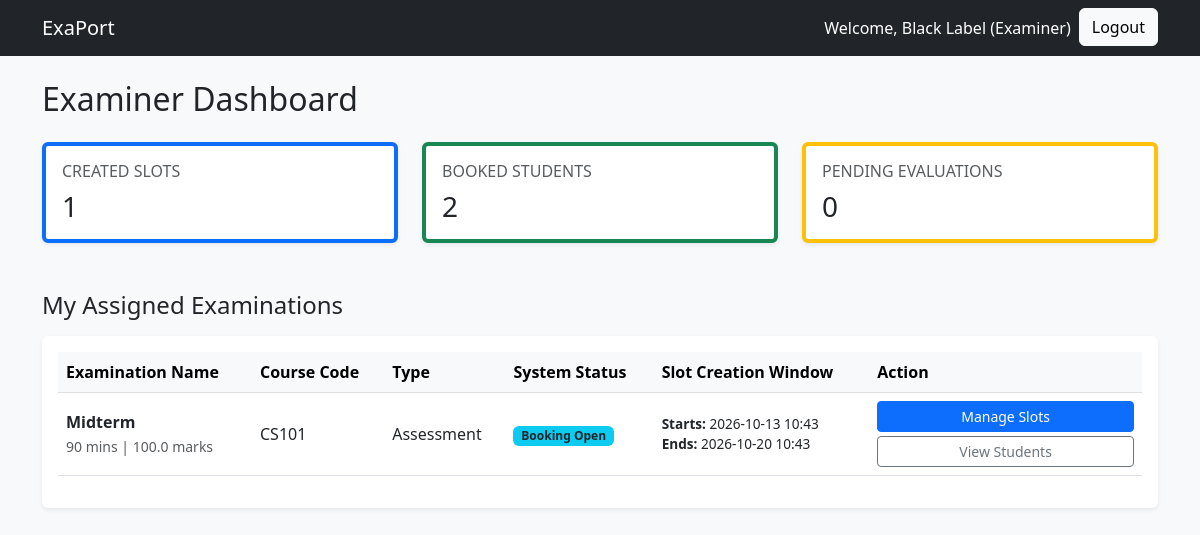
The page /examiner/dashboard (signed in) on the database its author committed.
### models.py (models this page shows)
class User(db.Model, UserMixin):
    __tablename__ = 'users'
    id = db.Column(db.Integer, primary_key=True)
    username = db.Column(db.String(80), unique=True, nullable=False)
    password_hash = db.Column(db.String(256), nullable=False)
    role = db.Column(db.String(20), nullable=False) # 'Admin', 'Examiner', 'Student'
    examiner_profile = db.relationship('ExaminerProfile', backref='user', uselist=False, cascade="all, delete-orphan")
    slots = db.relationship('ExaminationSlot', backref='examiner', lazy=True)
    bookings = db.relationship('Booking', backref='student', lazy=True)

class Examination(db.Model):
    __tablename__ = 'examinations'
    exam_id = db.Column(db.Integer, primary_key=True)
    course_id = db.Column(db.Integer, db.ForeignKey('courses.course_id'), nullable=False)
    exam_name = db.Column(db.String(100), nullable=False)
    exam_type = db.Column(db.String(50), nullable=False) # Viva, Practical, Project Demo, Assessment
    duration = db.Column(db.Integer, nullable=False) # Duration in minutes
    max_marks = db.Column(db.Float, nullable=False)
    slot_creation_start_date = db.Column(db.DateTime, nullable=False)
    slot_creation_end_date = db.Column(db.DateTime, nullable=False)
    slot_booking_start_date = db.Column(db.DateTime, nullable=False)
    slot_booking_end_date = db.Column(db.DateTime, nullable=False)
    status = db.Column(db.String(20), default='Draft') # Draft, Slot Creation, Booking Open, Closed, Completed
    rubrics = db.relationship('ExaminationRubric', backref='examination', lazy=True, cascade="all, delete-orphan")
    slots = db.relationship('ExaminationSlot', backref='examination', lazy=True, cascade="all, delete-orphan")
    assigned_examiners = db.relationship('User', secondary=exam_assignments, lazy='subquery',
        backref=db.backref('assigned_exams', lazy=True))

class Course(db.Model):
    __tablename__ = 'courses'
    course_id = db.Column(db.Integer, primary_key=True)
    course_code = db.Column(db.String(20), unique=True, nullable=False)
    course_name = db.Column(db.String(100), nullable=False)
    description = db.Column(db.Text, nullable=True)
    status = db.Column(db.String(20), default='Active') # Active, Inactive
    examinations = db.relationship('Examination', backref='course', lazy=True, cascade="all, delete-orphan")

### app.py (the view)
@app.route('/examiner/dashboard')
@login_required
@role_required('Examiner')
def examiner_dashboard():
    profile = current_user.examiner_profile
    if profile and profile.status != 'Approved':
        flash('Your account is pending Admin approval. You cannot access the dashboard yet.', 'warning')
        return redirect(url_for('login'))
    assigned_exams = current_user.assigned_exams
    slots = ExaminationSlot.query.filter_by(examiner_id=current_user.id).all()
    created_slots = len(slots)
    booked_students = sum(slot.max_student_capacity - slot.available_seats for slot in slots)
    stats = {
        'created_slots': created_slots,
        'booked_students': booked_students,
        'pending_evaluations': 0 # We will calculate this when we build the evaluation system
    }
    return render_template('examiner/examiner_dashboard.html', stats=stats, assigned_exams=assigned_exams)

### app.py (called while the page is built)
@login_manager.user_loader
def load_user(user_id):
    return User.query.get(int(user_id))

def role_required(role):
    def decorator(f):
        @wraps(f)
        def decorated_function(*args, **kwargs):
            if not current_user.is_authenticated or current_user.role != role:
                abort(403) # Forbidden
            return f(*args, **kwargs)
        return decorated_function
    return decorator

### templates/examiner/examiner_dashboard.html
{% extends 'base.html' %}
{% block content %}
<h2 class="mb-4">Examiner Dashboard</h2>
<div class="row g-4 mb-5">
    <div class="col-md-4">
        <div class="card bg-white shadow-sm border-start border-primary border-4">
            <div class="card-body">
                <h6 class="text-muted text-uppercase">Created Slots</h6>
                <h3 class="mb-0">{{ stats.created_slots }}</h3>
            </div>
        </div>
    </div>
    <div class="col-md-4">
        <div class="card bg-white shadow-sm border-start border-success border-4">
            <div class="card-body">
                <h6 class="text-muted text-uppercase">Booked Students</h6>
                <h3 class="mb-0">{{ stats.booked_students }}</h3>
            </div>
        </div>
    </div>
    <div class="col-md-4">
        <div class="card bg-white shadow-sm border-start border-warning border-4">
            <div class="card-body">
                <h6 class="text-muted text-uppercase">Pending Evaluations</h6>
                <h3 class="mb-0">{{ stats.pending_evaluations }}</h3>
            </div>
        </div>
    </div>
</div>
<h4 class="mb-3">My Assigned Examinations</h4>
<div class="table-responsive bg-white shadow-sm p-3 rounded">
    <table class="table table-hover align-middle">
        <thead class="table-light">
            <tr>
                <th>Examination Name</th>
                <th>Course Code</th>
                <th>Type</th>
                <th>System Status</th>
                <th>Slot Creation Window</th>
                <th>Action</th>
            </tr>
        </thead>
        <tbody>
            {% for exam in assigned_exams %}
            <tr>
                <td><strong>{{ exam.exam_name }}</strong><br><small class="text-muted">{{ exam.duration }} mins | {{ exam.max_marks }} marks</small></td>
                <td>{{ exam.course.course_code }}</td>
                <td>{{ exam.exam_type }}</td>
                <td>
                    {% if exam.status == 'Draft' %}
                        <span class="badge bg-secondary">{{ exam.status }}</span>
                    {% elif exam.status == 'Slot Creation' %}
                        <span class="badge bg-success">{{ exam.status }}</span>
                    {% elif exam.status == 'Booking Open' %}
                        <span class="badge bg-info text-dark">{{ exam.status }}</span>
                    {% else %}
                        <span class="badge bg-dark">{{ exam.status }}</span>
                    {% endif %}
                </td>
                <td style="font-size: 0.85em;">
                    <strong>Starts:</strong> {{ exam.slot_creation_start_date.strftime('%Y-%m-%d %H:%M') }}<br>
                    <strong>Ends:</strong> {{ exam.slot_creation_end_date.strftime('%Y-%m-%d %H:%M') }}
                </td>
                <td>
                    <a href="{{ url_for('manage_slots', exam_id=exam.exam_id) }}" class="btn btn-sm btn-primary w-100">Manage Slots</a>
                    <a href="{{ url_for('view_students', exam_id=exam.exam_id) }}" class="btn btn-sm btn-outline-secondary w-100 mt-1">View Students</a>
                </td>
            </tr>
            {% else %}
            <tr><td colspan="6" class="text-center text-muted">You have no assigned examinations yet.</td></tr>
            {% endfor %}
        </tbody>
    </table>
</div>
{% endblock %}

### templates/base.html (shortened to what this page needs)
<!DOCTYPE html>
<html lang="en">
<head>
    <link href="https://cdn.jsdelivr.net/npm/bootstrap@5.3.0/dist/css/bootstrap.min.css" rel="stylesheet">
</head>
<body class="bg-light">
    <nav class="navbar navbar-expand-lg navbar-dark bg-dark mb-4">
        <div class="container">
            <a class="navbar-brand" href="/">ExaPort</a>
            <div class="collapse navbar-collapse" id="navbarNav">
                <ul class="navbar-nav ms-auto">
                    {% if current_user.is_authenticated %}
                        <li class="nav-item">
                            <span class="nav-link text-white">Welcome, {{ current_user.username }} ({{ current_user.role }})</span>
                        </li>
                        <li class="nav-item">
                            <a class="btn btn-light" href="{{ url_for('logout') }}">Logout</a>
                        </li>
                    {% else %}
                        <li class="nav-item">
                            <a class="btn btn-light" href="{{ url_for('login') }}">Login</a>
                        </li>
                    {% endif %}
                </ul>
            </div>
        </div>
    </nav>
    <div class="container">
        {% block content %}{% endblock %}
    </div>
</body>
</html>

### rows shown on the page
User: username "Black Label", role "Examiner"
Examination: exam_name "Midterm", duration "90", max_marks "100.0", course.course_code "CS101", exam_type "Assessment", status "Booking Open", slot_creation_start_date "2026-10-13 10:43", slot_creation_end_date "2026-10-20 10:43"

### other values the page prints
{{ stats.created_slots }} "1"
{{ stats.booked_students }} "2"
{{ stats.pending_evaluations }} "0"
